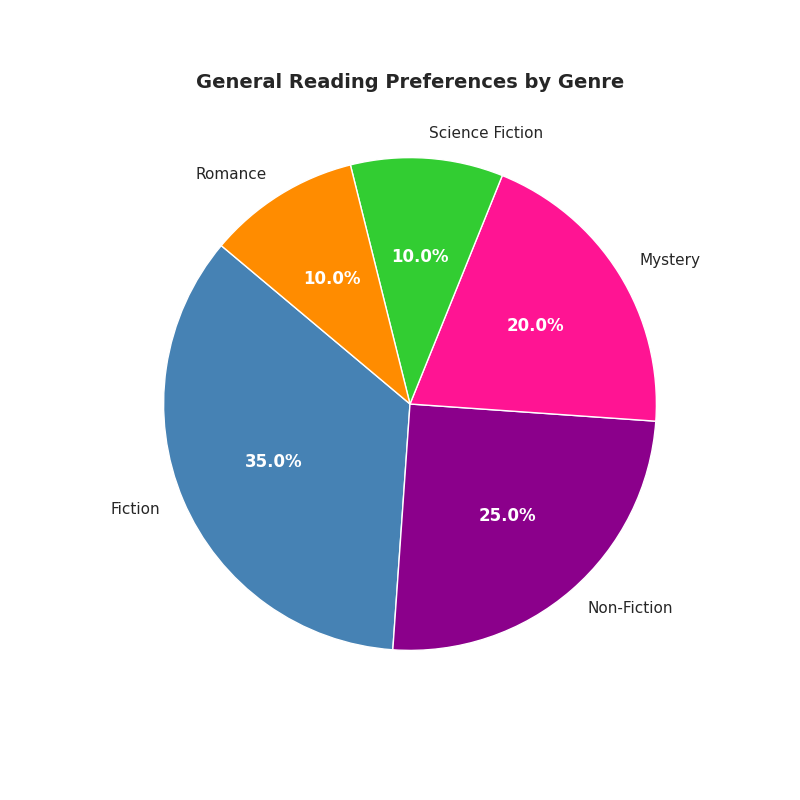

Python code for this plot:
import matplotlib.pyplot as plt

# Data Preparation
genres = ['Fiction', 'Non-Fiction', 'Mystery', 'Science Fiction', 'Romance']
overall_preference = [35, 25, 20, 10, 10]

# Predefined colors for each genre
genre_colors = ['#4682B4', '#8B008B', '#FF1493', '#32CD32', '#FF8C00']

# Plotting the base pie chart
fig, ax = plt.subplots(figsize=(8, 8))
wedges, texts, autotexts = ax.pie(overall_preference, labels=genres, colors=genre_colors,
                                  startangle=140, autopct='%1.1f%%')

# Customizing text properties
for autotext in autotexts:
    autotext.set_color('white')
    autotext.set_weight('bold')

# Title
plt.title("General Reading Preferences by Genre", fontsize=14, weight='bold')

# Show the plot
plt.show()
